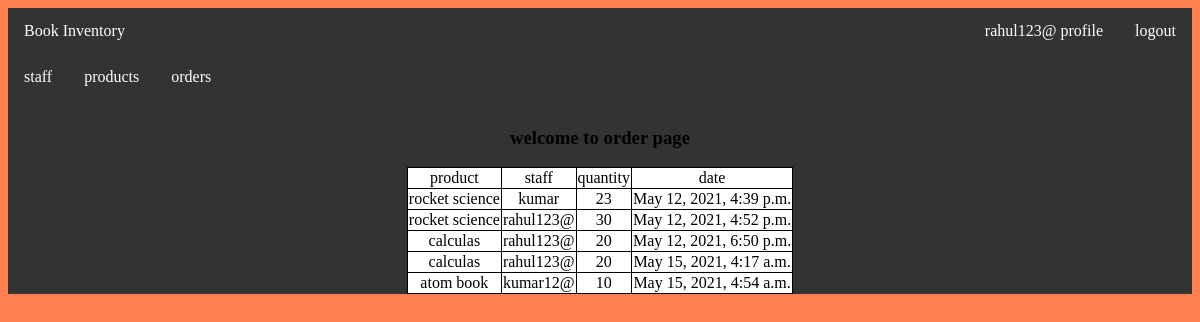
/order/ (signed in), run on the app's committed database.
### app1/models.py (models this page shows, shortened)
class Order(models.Model):
    product=models.ForeignKey(Product,on_delete=models.CASCADE,null=True)
    staff=models.ForeignKey(User,on_delete=models.CASCADE,null=True)
    order_quantity=models.PositiveIntegerField()
    date=models.DateTimeField(auto_now_add=True)

class Product(models.Model):
    CATOGORY = (("sciencebook", "sciencebook"), ("mathbook", "mathbook"), ("english", "english"))
    name = models.CharField(max_length=20,null=True)
    catogory = models.CharField(max_length=20, choices=CATOGORY,null= True)
    quantity = models.PositiveIntegerField(null=True)

### app1/views.py (the view)
# urls.py: path('order/', views.order, name="order_page"),
@login_required
def order(request):
    order = Order.objects.all()
    context={
      "order":order
    }
    return render(request,"app1/order.html",context)

### templates/app1/order.html (shortened to what this page needs)
{% extends "navebar/base.html" %}
{% load static %}
    {% block content %}
    <br><br><br> <h3>  welcome to order page</h3>
    <div class="order">
        <br>
      <table  bgcolor="white">
       <tr>
    <td>product</td>
    <td>staff</td>
    <td>quantity</td>
    <td>date</td>
  </tr>
  <tr>
      {% for or in order %}
<link rel="stylesheet" type="text/css" href="{% static 'css/ss.css' %}">
    <td>{{or.product.name}} </td>
    <td>{{or.staff.username}}</td>
    <td>{{or.order_quantity}}</td>
    <td>{{or.date}}</td>
    </tr>
 {% endfor %}
      </table>
</div>
    {% endblock %}

### templates/navebar/base.html (shortened to what this page needs)
<!DOCTYPE html>
{% load static %}
{%  include "navebar/nav.html" %}
<html lang="en" dir="ltr">
  <head>
  </head>
  <body>
      <ul>
        <li><a  href= "{% url  "user-staff" %}" >staff</a></li>
        <li><a href="{% url  "product_page" %}">products</a></li>
        <li><a href="{% url  "order_page" %}">orders</a></li>
          <div >
     {% block content %}
     {% endblock %}
          </div>
  </body>
</html>

### templates/navebar/nav.html (shortened to what this page needs)
<!DOCTYPE html>
<html>
<head>
</head>
<body>
<ul>
  <li><a class="active" href="{% url  "index_page" %}">Book Inventory</a></li>
  {%  if user.is_authenticated    %}
  <li style="float:right"><a href="{% url "user-logout"%}">logout</a></li>
  <li style="float:right"><a href="{% url "user-profile"%}">{{ user.get_username }} profile</a></li>
  {%  else  %}
  <li style="float:right"><a href="{% url "user-register" %}">signup</a></li>
  <li style="float:right" ><a href="{% url "user-login"%}">signin</a></li>
  {% endif   %}
</ul>
</body>
</html>

### static/css/ss.css (style rules this page uses)
ul { list-style-type: none; margin: 0; padding: 0; overflow: hidden; background-color: #333; }
li { float: left; }
li a { display: block; color: white; text-align: center; padding: 14px 16px; text-decoration: none; }
.order { display: flex; justify-content: center; }
body { background-color: coral; }

### templates/navebar/nav.html (style rules this page uses)
ul { list-style-type: none; margin: 0; padding: 0; overflow: hidden; background-color: #333; }
li { float: left; }
li a { display: block; color: white; text-align: center; padding: 14px 16px; text-decoration: none; }

### templates/app1/order.html (style rules this page uses)
div { text-align: center; }
table, th, td { margin-left: auto; margin-right: auto; border: 1px solid black; border-collapse: collapse; }

### data on the page
Order: product.name "rocket science", staff.username "kumar", order_quantity "23", date "May 12, 2021, 4:39 p.m."
Order: product.name "rocket science", staff.username "rahul123@", order_quantity "30", date "May 12, 2021, 4:52 p.m."
Order: product.name "calculas", staff.username "rahul123@", order_quantity "20", date "May 12, 2021, 6:50 p.m."
Order: product.name "calculas", staff.username "rahul123@", order_quantity "20", date "May 15, 2021, 4:17 a.m."
Order: product.name "atom book", staff.username "kumar12@", order_quantity "10", date "May 15, 2021, 4:54 a.m."

### other printed values
{{ user.get_username }} "rahul123@"
